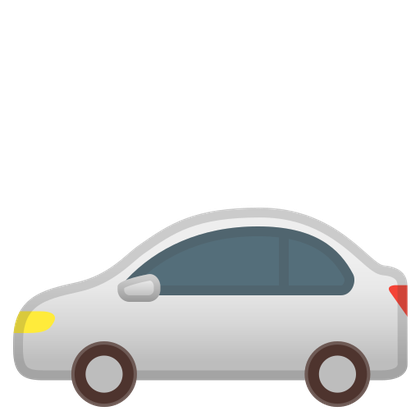
#> input picture environment/assets/car.png, 420 x 420 px, shrunk from 512 x 512 before the run; its folder holds 5 pictures in this run
$ python main.py
#> lines starting #> are read from the running program, lines starting #| are printed output that depends on the picture
### environment/city.py
"""
city.py

Definition of the grid-based city environment used by all agents.

The CityEnvironment class:
  * creates a rectangular grid as a NetworkX graph;
  * attaches edge weights that can change with congestion;
  * keeps track of traffic lights and hospitals;
  * exposes helper methods to:
      - sample free nodes;
      - compute average congestion;
      - randomly spawn and remove temporary roadblocks.
"""

import asyncio
import random
from typing import Dict, Tuple, List

import networkx as nx

from .occupancy import Occupancy
from .events import EventManager


class CityEnvironment:
    """
    Grid city with dynamic edge weights, occupancy, and incidents.

    Attributes:
        width:   Number of columns in the grid.
        height:  Number of rows in the grid.
        graph:   NetworkX graph representing the road network.
        traffic_lights:
            Map from light id (e.g. "light_4_4") to node coordinates.
        hospitals:
            Map from hospital id to node coordinates.
        occupancy:
            Occupancy helper that tracks how many vehicles use each edge.
        event_manager:
            EventManager that stores temporary incidents / roadblocks.
        metrics:
            Optional Metrics object, filled by main.py.
        vehicle_jids:
            List of JIDs for all vehicle agents (for broadcast if needed).
    """

    def __init__(self, width: int = 20, height: int = 20) -> None:
        """
        Build a new grid city.

        Args:
            width:  Grid width in cells.
            height: Grid height in cells.
        """
#> called with width = 20, height = 20
        self.width = width
        self.height = height

        # Underlying road network
        self.graph: nx.Graph = nx.grid_2d_graph(width, height)

        # Basic static attributes
        self.traffic_lights: Dict[str, Tuple[int, int]] = {}
        self.hospitals: Dict[str, Tuple[int, int]] = {}
        self.vehicle_jids: List[str] = []

        # Dynamic components
        self.occupancy = Occupancy(self.graph)
        self.event_manager = EventManager()

        # Optional metrics object set from outside
        self.metrics = None

        # Initialize structure of the city
        self._build_grid()
        self._add_traffic_lights()
        self._add_hospitals()

    # ------------------------------------------------------------------
    # Grid construction helpers
    # ------------------------------------------------------------------

    def _build_grid(self) -> None:
        """
        Attach default weights to each edge of the grid.

        Currently every edge starts with weight = 1.0. This value
        is later adjusted to reflect congestion (via Occupancy).
        """
        for u, v in self.graph.edges():
            # All roads start with the same base cost.
            self.graph[u][v]["weight"] = 1.0

    def _add_traffic_lights(self) -> None:
        """
        Place traffic lights at some intersections.

        For simplicity, this places one light at each 4x4 intersection
        inside the grid. The key in the dictionary encodes the position.
        """
        for x in range(0, self.width, 4):
            for y in range(0, self.height, 4):
                lid = f"light_{x}_{y}"
                self.traffic_lights[lid] = (x, y)

    def _add_hospitals(self) -> None:
        """
        Add a small number of hospitals in the city.

        This is intentionally simple and deterministic so that
        emergency vehicles always have a few obvious destinations.
        """
        # Place 3 hospitals in different zones of the grid.
        self.hospitals = {
            "hospital_nw": (2, self.height - 2),
            "hospital_ne": (self.width - 3, self.height - 3),
            "hospital_central": (self.width // 2, self.height // 2),
        }

    # ------------------------------------------------------------------
    # Graph convenience helpers
    # ------------------------------------------------------------------

    # [64 lines left out: functions neighbors, get_drivable_edges, random_free_node, compute_avg_rho, update_edge_weights, not called in this run]

    async def random_roadblocks_loop(
        self,
        interval: float = 3.0,
        ttl: float = 8.0,
        max_blocks: int = 3,
    ) -> None:
        """
        Periodically spawn and clear temporary roadblocks.

        This coroutine runs forever (until the simulation exits) and
        uses the EventManager to create high-severity incidents on
        random edges that are not currently blocked.

        Args:
            interval:
                Time in seconds between iterations of the loop.
            ttl:
                Time-to-live in seconds for each spawned roadblock.
            max_blocks:
                Maximum number of new blocks to spawn per iteration.
        """
        while True:
            await asyncio.sleep(interval)

            # Start from all drivable edges.
            drivable_edges = self.get_drivable_edges()

            # Pick edges that are not already blocked.
            candidates = [
                e for e in drivable_edges
                if not self.event_manager.is_blocked(e)
            ]
            if not candidates:
                continue

            # Sample up to max_blocks edges and block them temporarily.
            for edge in random.sample(candidates, min(max_blocks, len(candidates))):
                self.event_manager.spawn_temporary_block(edge, ttl=ttl)

### environment/visualization.py
"""
Visualization module for the Smart Traffic Simulation.

This component is responsible for live rendering of the simulation using
Matplotlib. It displays:
  • road network grid
  • vehicles
  • emergency vehicles
  • traffic lights
  • hospitals
  • incidents (blocked edges)

The visualizer runs asynchronously, refreshing at a configurable frequency,
pulling data from the shared state dictionary updated by all SPADE agents.
"""

import time
import numpy as np
import matplotlib.pyplot as plt
import networkx as nx
import asyncio
from matplotlib.offsetbox import OffsetImage, AnnotationBbox
import matplotlib.image as mpimg
import os
from matplotlib.legend_handler import HandlerBase


class HandlerImage(HandlerBase):
    """
    Custom legend handler that displays an image instead of a text marker.

    Attributes:
        img (ndarray): Loaded image to display.
        zoom (float): Scale factor applied when embedding the image.
    """

    def __init__(self, img, zoom=0.03):
        self.img = img
        self.zoom = zoom
        super().__init__()

    def create_artists(
        self,
        legend,
        orig_handle,
        xdescent,
        ydescent,
        width,
        height,
        fontsize,
        trans,
    ):
        """
        Creates the artist elements used inside the legend.

        Returns:
            list: A list containing one AnnotationBbox with the scaled image.
        """
        im = OffsetImage(self.img, zoom=self.zoom)
        ab = AnnotationBbox(
            im, [width / 2, height / 2], frameon=False, xycoords=trans
        )
        return [ab]


class Visualizer:
    """
    Live visualization engine that renders the simulation environment.

    The Visualizer:
      • loads sprites from /environment/assets/
      • draws the static grid once
      • periodically refreshes positions of vehicles, ambulances, lights
      • renders incidents as edge markers
      • runs as an async loop in parallel with SPADE agents

    Attributes:
        city (CityEnvironment): The environment containing graph and assets.
        shared (dict): Shared dictionary updated by agents with their positions.
        refresh (int): Refresh rate (Hz).
        period (float): Time per frame (s).
        fig, ax: Matplotlib figure and axes used for rendering.
    """

    def __init__(self, city, shared_state, refresh_hz=5):
        """
        Initialize the visualization engine.

        Args:
            city (CityEnvironment): The grid and objects to draw.
            shared_state (dict): Real-time positions (vehicles, emergency, lights).
            refresh_hz (int): How many times per second to refresh.
        """
#> called with refresh_hz = 4
        self.city = city
        self.shared = shared_state
        self.refresh = max(1, refresh_hz)
        self.period = 1.0 / self.refresh
        self._last_log = 0.0

        # Load sprite assets
        base_path = os.path.join("environment", "assets")
        self.car_img = mpimg.imread(os.path.join(base_path, "car.png"))
#> self.car_img is the input picture: shape (420, 420, 4) float32; mean R, G, B, A 0.219, 0.221, 0.22, 0.317
        self.ev_img = mpimg.imread(os.path.join(base_path, "ambulance.png"))
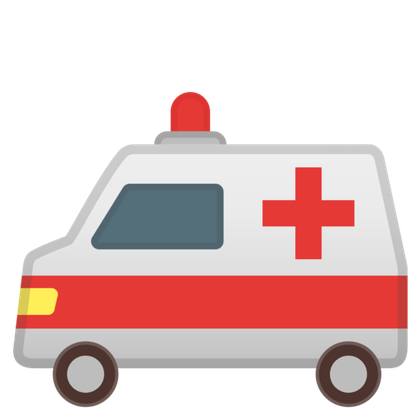
#> input picture environment/assets/ambulance.png, 420 x 420 px, shrunk from 512 x 512 before the run
#> self.ev_img is the input picture: shape (420, 420, 4) float32; mean R, G, B, A 0.384, 0.288, 0.284, 0.479
        self.hospital_img = mpimg.imread(os.path.join(base_path, "hospital.png"))
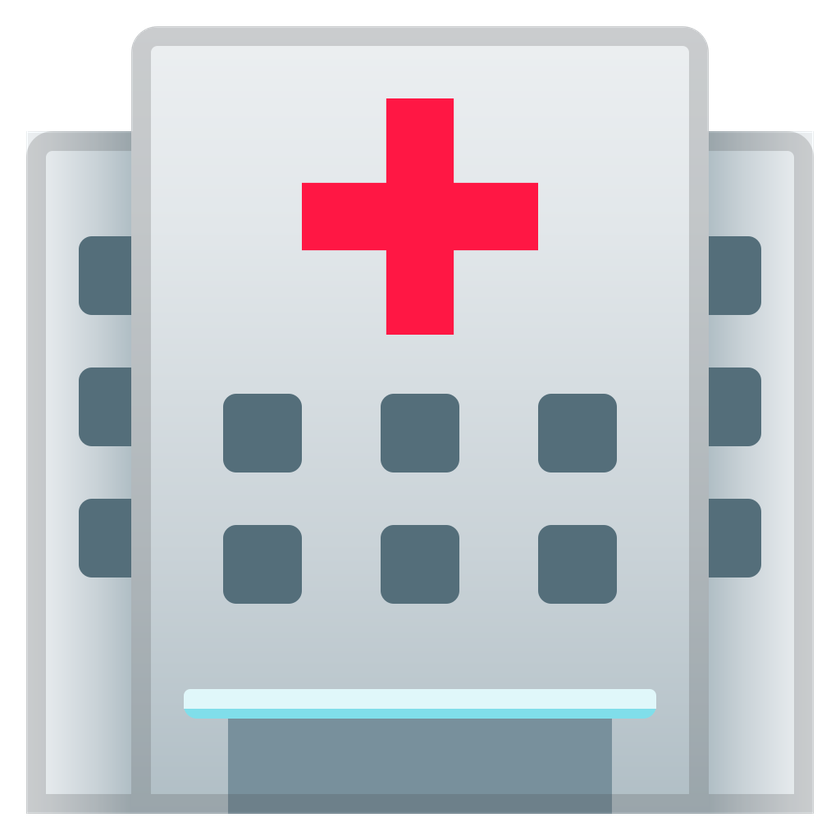
#> input picture environment/assets/hospital.png, 840 x 840 px, shrunk from 1024 x 1024 before the run
#> self.hospital_img is the input picture: shape (840, 840, 4) float32; mean R, G, B, A 0.64, 0.64, 0.662, 0.847
        self.light_img = mpimg.imread(os.path.join(base_path, "traffic_light.png"))
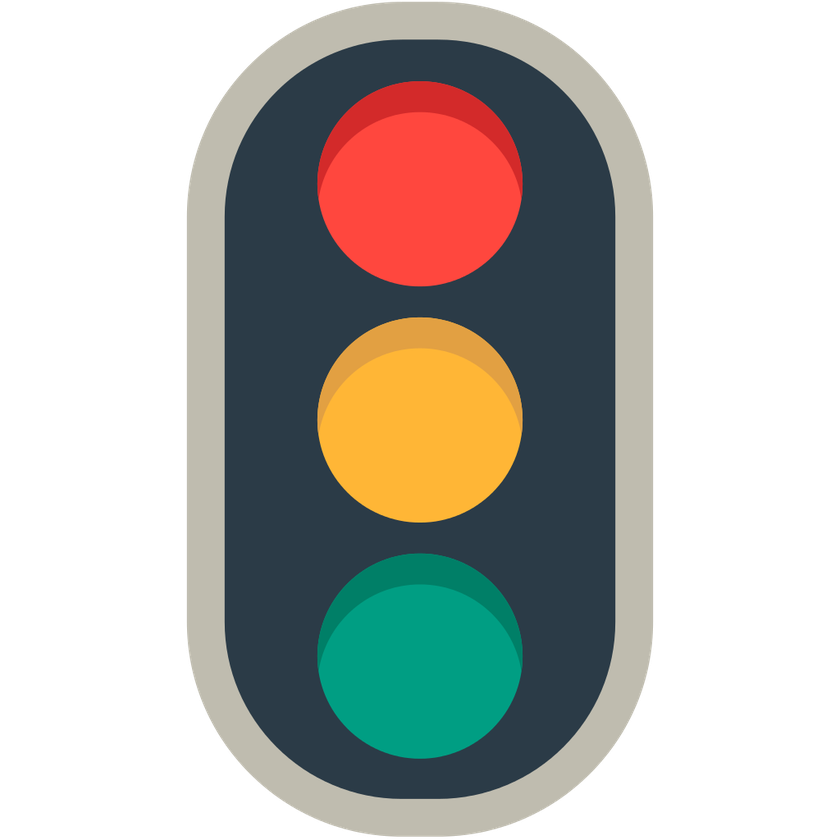
#> input picture environment/assets/traffic_light.png, 840 x 840 px, shrunk from 1024 x 1024 before the run
#> self.light_img is the input picture: shape (840, 840, 4) float32; mean R, G, B, A 0.222, 0.216, 0.193, 0.495
        self.roadblock_img = mpimg.imread(os.path.join(base_path, "roadblock.png"))
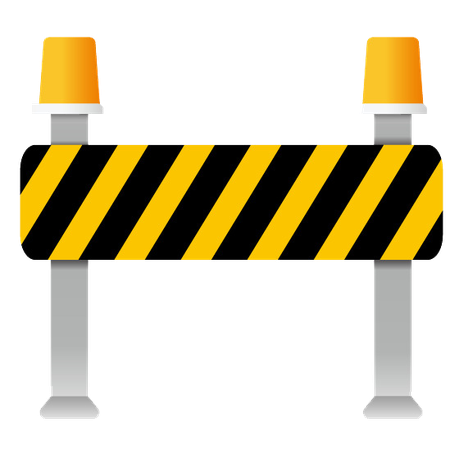
#> input picture environment/assets/roadblock.png, 459 x 459 px, shrunk from 560 x 560 before the run
#> self.roadblock_img is the input picture: shape (459, 459, 4) float32; mean R, G, B, A 0.209, 0.176, 0.0718, 0.342

        # Static plot: background + grid
        self.fig, self.ax = plt.subplots(figsize=(7, 7))
        self.ax.set_facecolor("#8dc68d")

        pos = {n: n for n in self.city.graph.nodes}
        nx.draw_networkx_edges(self.city.graph, pos, width=0.2, ax=self.ax)

        # Legend with images
        handles = ["Traffic Light", "Vehicles", "Emergency", "Hospital", "Incident"]
        labels = ["Traffic Light", "Vehicles", "Emergency", "Hospital", "Incident"]
        handler_map = {
            "Traffic Light": HandlerImage(self.light_img, zoom=0.01),
            "Vehicles": HandlerImage(self.car_img, zoom=0.03),
            "Emergency": HandlerImage(self.ev_img, zoom=0.03),
            "Hospital": HandlerImage(self.hospital_img, zoom=0.01),
            "Incident": HandlerImage(self.roadblock_img, zoom=0.03),
        }

        legend = self.ax.legend(
            handles=handles,
            labels=labels,
            handler_map=handler_map,
            loc="upper left",
            bbox_to_anchor=(1.02, 1.0),
            borderaxespad=0.0,
            frameon=True,
        )
        legend.get_frame().set_facecolor("#d3d3d3")
        legend.get_frame().set_edgecolor("none")

        self.ax.set_title("Smart Traffic — Live")
        self.ax.set_xlim(-1, self.city.width)
        self.ax.set_ylim(-1, self.city.height)
        self.ax.set_aspect("equal", adjustable="box")
        plt.tight_layout()

        # Runtime artists
        self._img_artists = []
        self._roadblock_artists = []

    async def update_loop(self):
        """
        Asynchronous refresh loop that updates the visual state continuously.

        This method:
            • calls `_update()` once per refresh period
            • redraws only dynamic elements
            • keeps the Matplotlib window alive without blocking SPADE
        """
        plt.show(block=False)
        while True:
            await asyncio.sleep(self.period)
            self._update()
            self.fig.canvas.draw_idle()
            self.fig.canvas.flush_events()

    # [88 lines left out: function _update, not called in this run]

### agents/vehicle.py
"""
ISIA - Introdução a Sistemas Inteligentes Autónomos
Multi-Agent Smart Traffic Management and Emergency Vehicle Routing System

Ficheiro:
    agents/vehicle.py

Descrição:
    Define o agente de veículo "normal" (não prioritário), responsável por:
      - planear rotas com A* num grafo de cidade;
      - evitar arestas e nós bloqueados (incidentes);
      - respeitar semáforos via protocolo tipo Contract Net;
      - atualizar a ocupação (congestionamento) e métricas de viagem;
      - cooperar com o visualizador através de um estado partilhado.

    Este agente representa o tráfego de veículos comuns na cidade
    que convivem com veículos de emergência e incidentes dinâmicos.
"""

import asyncio
import random
import json  # for communication with traffic lights
import re

import networkx as nx
from spade import agent, behaviour
from spade.message import Message

# If your IncidentReporter sets msg.set_metadata("type", "incident"), set this True.
# If not, leave False and we'll fall back to a text-only peek that won't crash movement.
USE_FILTERED_INCIDENTS = False
try:
    from spade.template import Template
except Exception:
    Template = None
    USE_FILTERED_INCIDENTS = False


# [12 lines left out: function manhattan, not called in this run]


class VehicleAgent(agent.Agent):
    """
    Agente de veículo "normal" na cidade.

    Responsabilidades:
      - Escolher destinos aleatórios e relativamente distantes.
      - Planear rotas com A* usando pesos dinâmicos:
          * custo base da aresta,
          * ocupação (congestionamento),
          * penalizações de incidentes/bloqueios.
      - Solicitar passagem a semáforos (Contract Net-like).
      - Evitar colisões (não entrar em nós ocupados).
      - Atualizar métricas de viagem (tempo de viagem e replans).
      - Publicar a posição atual no estado partilhado para o visualizador.
    """

    def __init__(self, jid, password, name, city_env, shared=None):
        """
        Inicializa o agente de veículo.

        Args:
            jid (str): JID XMPP do agente.
            password (str): Password do agente.
            name (str): Label amigável (ex.: "Vehicle 1").
            city_env (CityEnvironment): Ambiente da cidade, com grafo e serviços.
            shared (dict | None): Dicionário de estado partilhado com o visualizador.
        """
#> ``:
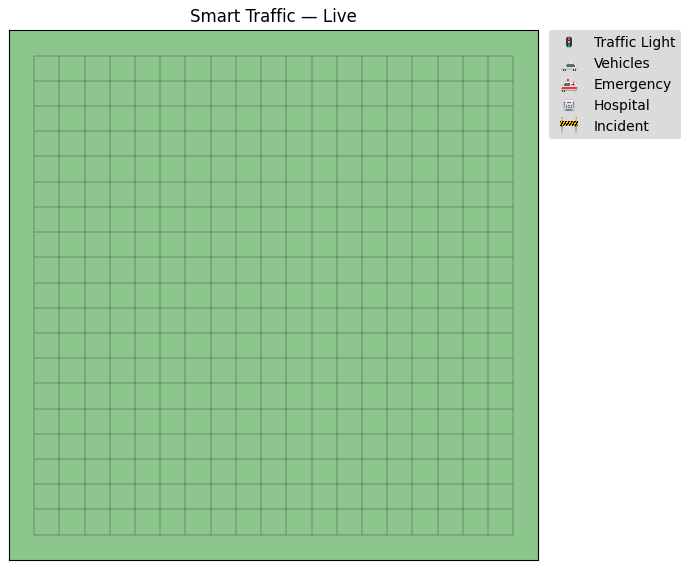
#> figure drawn by matplotlib, 1 panel
#> (the run stopped early here; a loop or call above may not have finished)
